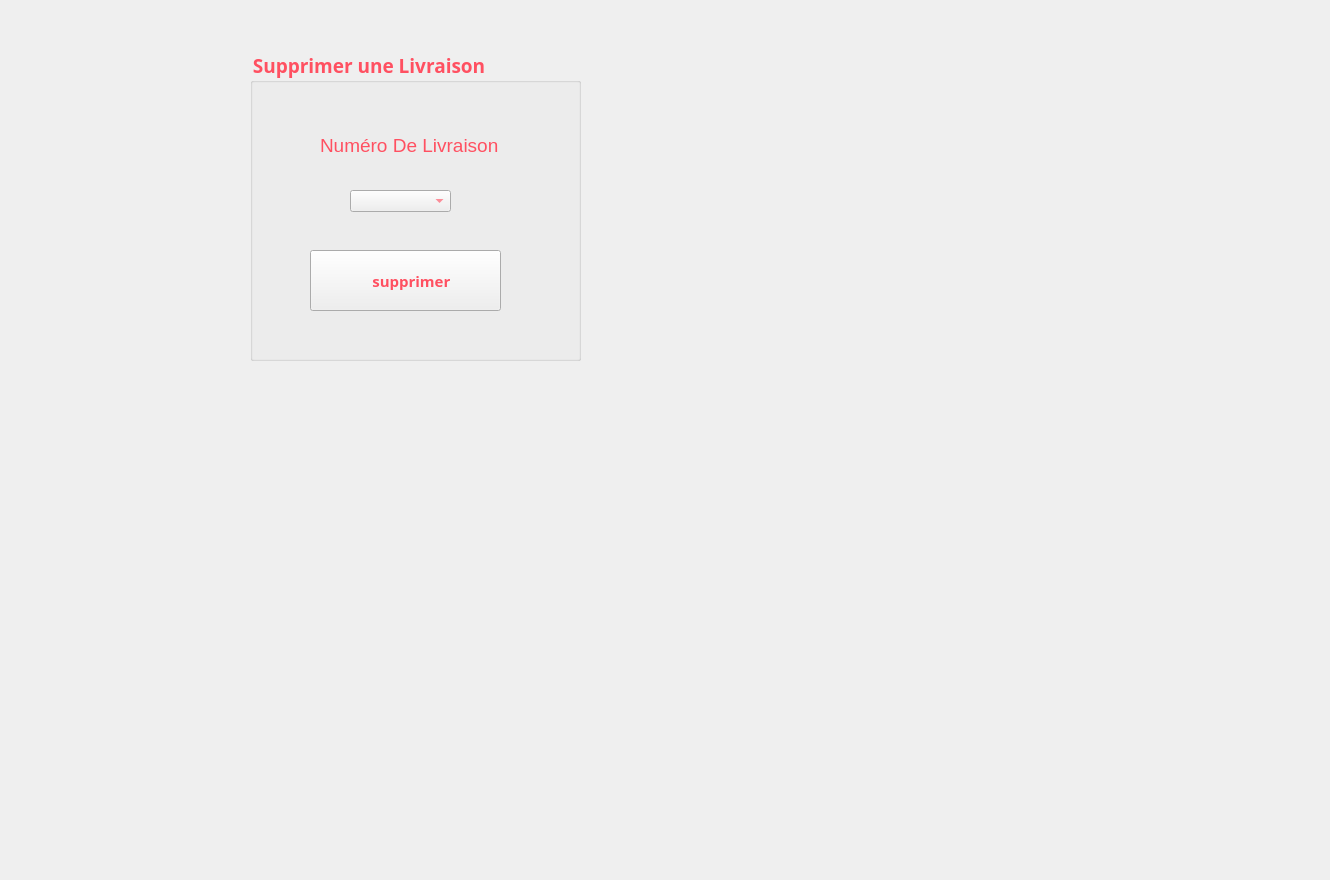
     <widget class="QWidget" name="tab_7">
      <attribute name="title">
       <string>Supprimer</string>
      </attribute>
      <widget class="QGroupBox" name="groupBox_3">
       <property name="geometry">
        <rect>
         <x>250</x>
         <y>50</y>
         <width>331</width>
         <height>311</height>
        </rect>
       </property>
       <property name="font">
        <font>
         <family>Lucida Calligraphy</family>
         <pointsize>14</pointsize>
         <weight>75</weight>
         <bold>true</bold>
        </font>
       </property>
       <property name="layoutDirection">
        <enum>Qt::LeftToRight</enum>
       </property>
       <property name="styleSheet">
        <string notr="true">color: rgb(255, 80, 97);
</string>
       </property>
       <property name="title">
        <string>Supprimer une Livraison</string>
       </property>
       <widget class="QPushButton" name="pushButton_3">
        <property name="geometry">
         <rect>
          <x>60</x>
          <y>200</y>
          <width>191</width>
          <height>61</height>
         </rect>
        </property>
        <property name="font">
         <font>
          <family>Lucida Calligraphy</family>
          <pointsize>11</pointsize>
          <weight>75</weight>
          <bold>true</bold>
         </font>
        </property>
        <property name="styleSheet">
         <string notr="true">color: rgb(255, 80, 97);
background-image:rgb(255, 170, 255)</string>
        </property>
        <property name="text">
         <string>   supprimer</string>
        </property>
        <property name="icon">
         <iconset>
          <normaloff>../../../../../../../../../../resources/pbs.png</normaloff>../../../../../../../../../../resources/pbs.png</iconset>
        </property>
        <property name="iconSize">
         <size>
          <width>150</width>
          <height>150</height>
         </size>
        </property>
       </widget>
       <widget class="QLabel" name="label_31">
        <property name="geometry">
         <rect>
          <x>70</x>
          <y>80</y>
          <width>271</width>
          <height>31</height>
         </rect>
        </property>
        <property name="font">
         <font>
          <family>MS Shell Dlg 2</family>
          <pointsize>14</pointsize>
          <weight>50</weight>
          <italic>false</italic>
          <bold>false</bold>
         </font>
        </property>
        <property name="styleSheet">
         <string notr="true">font: 14pt &quot;MS Shell Dlg 2&quot;;</string>
        </property>
        <property name="text">
         <string>Numéro De Livraison</string>
        </property>
       </widget>
       <widget class="QLabel" name="label_19">
        <property name="geometry">
         <rect>
          <x>60</x>
          <y>200</y>
          <width>61</width>
          <height>61</height>
         </rect>
        </property>
        <property name="styleSheet">
         <string notr="true">background-image:url(:/poubelle.png)</string>
        </property>
        <property name="text">
         <string/>
        </property>
        <property name="pixmap">
         <pixmap>../../Pictures/i/poubelle.png</pixmap>
        </property>
       </widget>
       <widget class="QComboBox" name="combols">
        <property name="geometry">
         <rect>
          <x>100</x>
          <y>140</y>
          <width>101</width>
          <height>22</height>
         </rect>
        </property>
       </widget>
      </widget>
      <widget class="QLabel" name="label_17">
       <property name="geometry">
        <rect>
         <x>-440</x>
         <y>-170</y>
         <width>1321</width>
         <height>871</height>
        </rect>
       </property>
       <property name="text">
        <string/>
       </property>
       <property name="pixmap">
        <pixmap>../../../../../../../../../../resources/Alinka-Shemeluyk_Sweets_YkxmSWdYdw.jpg</pixmap>
       </property>
      </widget>
      <zorder>label_17</zorder>
      <zorder>groupBox_3</zorder>
     </widget>
